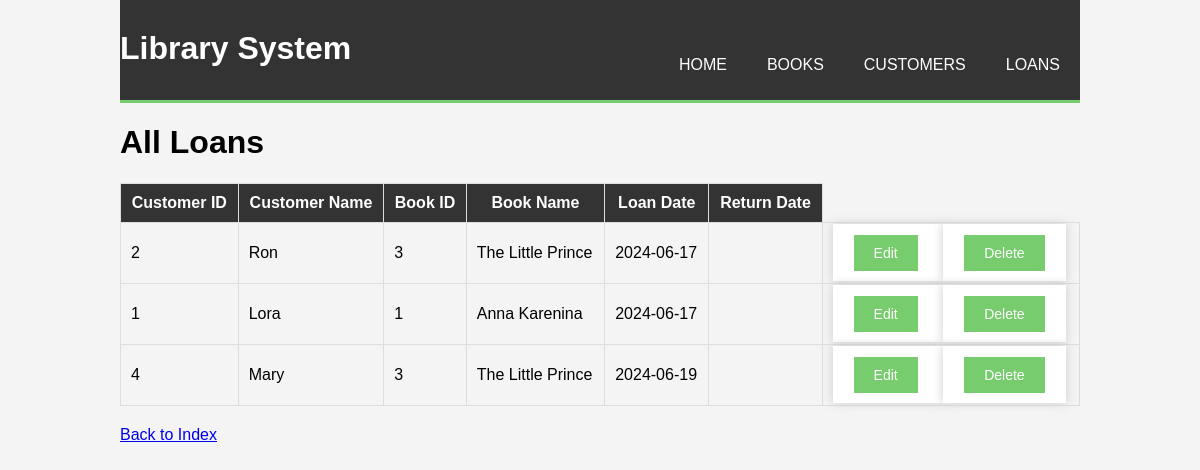
Page /loans on the committed database.
### tables this page shows
CREATE TABLE Loans (
    CustID INTEGER NOT NULL,
    BookID INTEGER NOT NULL,
    LoanDate TEXT NOT NULL,
    ReturnDate TEXT,
    FOREIGN KEY (CustID) REFERENCES Customers(id),
    FOREIGN KEY (BookID) REFERENCES Books(id),
    PRIMARY KEY (CustID, BookID)
);

CREATE TABLE Customers (
    id INTEGER PRIMARY KEY,
    Name TEXT NOT NULL,
    City TEXT NOT NULL,
    Age INTEGER NOT NULL
);

CREATE TABLE Books (
    id INTEGER PRIMARY KEY,
    Name TEXT NOT NULL,
    Author TEXT NOT NULL,
    Year_Published INTEGER NOT NULL,
    Type INTEGER NOT NULL CHECK (Type IN (1, 2, 3))
);

### app.py (the view)
@app.route('/loans')
def show_loans():
    cur.execute('''
        SELECT Loans.CustID, Customers.Name, Loans.BookID, Books.Name, Loans.LoanDate, Loans.ReturnDate
        FROM Loans
        JOIN Customers ON Loans.CustID = Customers.id
        JOIN Books ON Loans.BookID = Books.id
    ''')
    loans = cur.fetchall()
    return render_template('show_loans.html', loans=loans)

### templates/show_loans.html (shortened to what this page needs)
{% extends "layout.html" %}
{% block content %}
<h1>All Loans</h1>
<table>
  <tr>
    <th>Customer ID</th>
    <th>Customer Name</th>
    <th>Book ID</th>
    <th>Book Name</th>
    <th>Loan Date</th>
    <th>Return Date</th>
  </tr>
  {% for loan in loans %}
  <tr>
    <td>{{ loan[0] }}</td>
    <td>{{ loan[1] }}</td>
    <td>{{ loan[2] }}</td>
    <td>{{ loan[3] }}</td>
    <td>{{ loan[4] }}</td>
    <td>{{ loan[5] }}</td>
    <td>
      <form action="/edit_loan/{{ loan[0] }}/{{ loan[2] }}" method="GET" style="display:inline;">
        <button type="submit">Edit</button>
      </form>
      <form action="/delete_loan/{{ loan[0] }}/{{ loan[2] }}" method="POST" style="display:inline;">
        <button type="submit">Delete</button>
      </form>
    </td>
  </tr>
  {% endfor %}
</table>
<a href="/">Back to Index</a>
{% endblock %}

### templates/layout.html (shortened to what this page needs)
<!DOCTYPE html>
<html lang="en">
<head>
    <link rel="stylesheet" href="{{ url_for('static', filename='styles.css') }}">
</head>
<body>
    <div class="container">
        <header>
            <div id="branding">
                <h1>Library System</h1>
            </div>
            <nav>
                <ul>
                    <li><a href="/">Home</a></li>
                    <li><a href="/books">Books</a></li>
                    <li><a href="/customers">Customers</a></li>
                    <li><a href="/loans">Loans</a></li>
                </ul>
            </nav>
        </header>
        {% block content %}{% endblock %}
    </div>
</body>
</html>

### static/styles.css (style rules this page uses)
body { font-family: Arial, sans-serif; background-color: #f4f4f4; margin: 0; padding: 0; }
.container { width: 80%; margin: auto; overflow: hidden; }
header { background: #333; color: #fff; padding-top: 30px; min-height: 70px; border-bottom: #77cc6d 3px solid; }
header a { color: #fff; text-decoration: none; text-transform: uppercase; font-size: 16px; }
header ul { padding: 0; list-style: none; }
header li { float: left; display: inline; padding: 0 20px 0 20px; }
header #branding { float: left; }
header #branding h1 { margin: 0; }
header nav { float: right; margin-top: 10px; }
form { background: #fff; padding: 20px; margin: 20px 0; box-shadow: 0 0 10px #ccc; }
table { width: 100%; margin: 20px 0; border-collapse: collapse; }
table th, table td { padding: 10px; border: 1px solid #ddd; }
table th { background: #333; color: #fff; }
table tr:nth-child(even) { background: #f4f4f4; }
button { background: #77cc6d; border: none; color: white; padding: 10px 20px; text-align: center; text-decoration: none; display: inline-block; font-size: 14px; margin: 2px 1px; cursor: pointer; }

### rows in the picture
Loans: CustID "2", Name "Ron", BookID "3", Name "The Little Prince", LoanDate "2024-06-17"
Loans: CustID "1", Name "Lora", BookID "1", Name "Anna Karenina", LoanDate "2024-06-17"
Loans: CustID "4", Name "Mary", BookID "3", Name "The Little Prince", LoanDate "2024-06-19"
